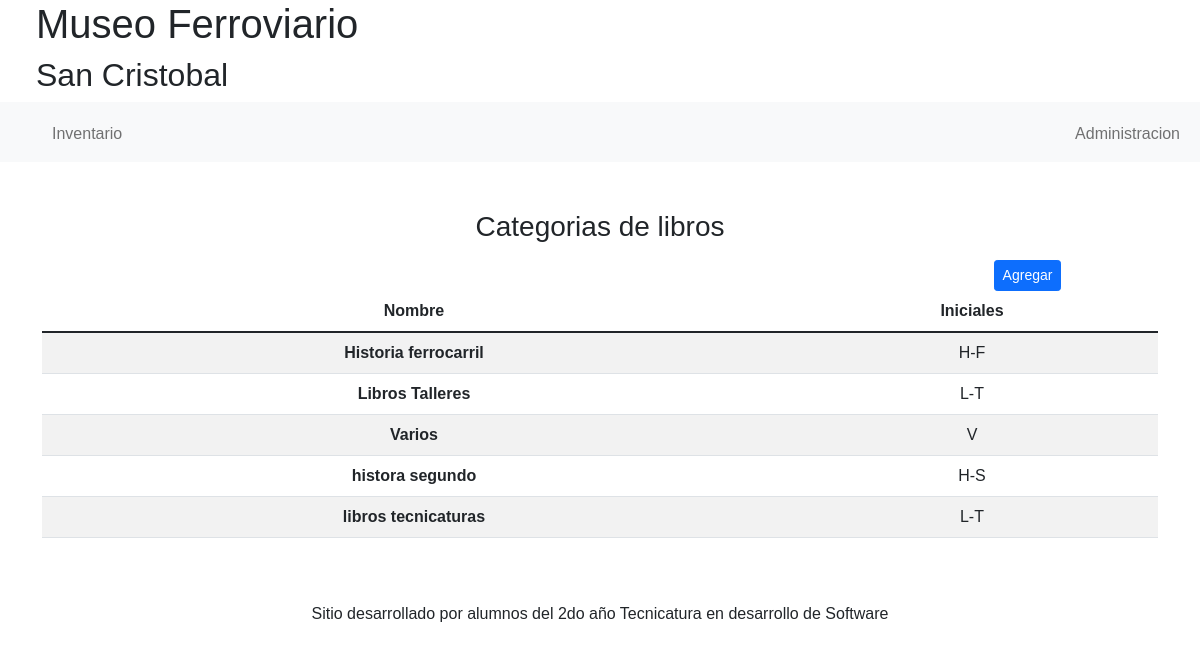
/categoriaLibros.php, run on the app's committed database.
### tables this page shows
CREATE TABLE `categorialibro` (
  `idcategorias` int(11) NOT NULL,
  `nombre` varchar(45) NOT NULL,
  `iniciales` varchar(20) NOT NULL,
  `contador` bigint(20) NOT NULL
);

### categoriaLibros.php (the view, shortened to what this page needs)
<?php
 require_once "conexion.php";
 $sql="SELECT * FROM categorialibro";
 $result=mysqli_query($conex,$sql);
 if (mysqli_num_rows($result)>0){
    include "primero.php";
    include('header.php');
                ?>
    <section>
    <div class="container text-center ">
        <div class="text-center mt-5 mb-3"><h3>Categorias de libros</h3></div>
        <table class="table table-striped table-hover">
            <div class="row">
                <div class="col-9"></div>
                    <div class="col-3">
                    <div class="btn btn-primary btn-sm "> <a class="text-decoration-none text-white" href="form-agregar-cat2.php">Agregar</a></div>
                </div>
            </div>
                <thead>
                    <tr>
                    <th scope="col">Nombre</th>
                    <th scope="col">Iniciales</th>
                    </tr>
                </thead>
            <tbody>
            <?php
                While ($fila=mysqli_fetch_array($result)){
            ?>
                <tr>
                    <th scope="row"><?php echo $fila["nombre"]; ?></th>
                    <td><?php echo $fila["iniciales"]; ?></td>
            <?php
            }
            ?>
            </tbody>
    </table></div>
   <?php
     }else header("location:agregarmuebles.php");
   ?>
    </section>
    <?php
    include('footer.php');
    ?>
 </body>
 </html>

### CSS/estilo.css (style rules this page uses)
body { font-family: 'Play', sans-serif; }

### data on the page
categorialibro: nombre "Historia ferrocarril", iniciales "H-F"
categorialibro: nombre "Libros Talleres", iniciales "L-T"
categorialibro: nombre "Varios", iniciales "V"
categorialibro: nombre "histora segundo", iniciales "H-S"
categorialibro: nombre "libros tecnicaturas", iniciales "L-T"
